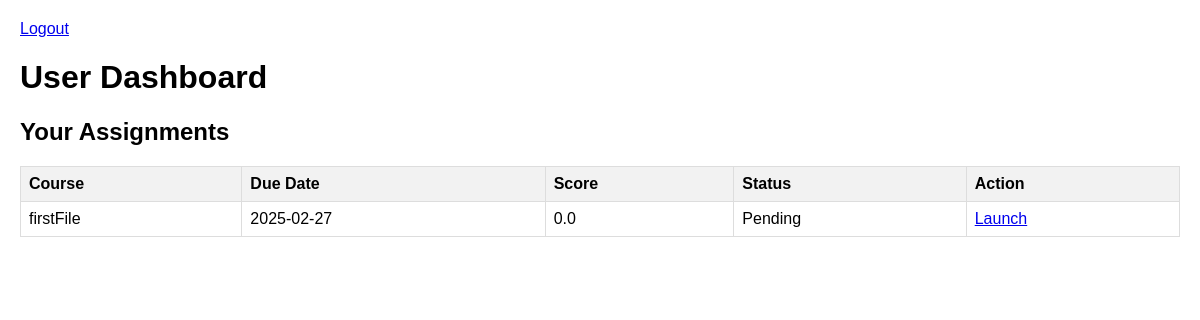
Page /user_dashboard (signed in) on the committed database.
### tables this page shows
CREATE TABLE attempts 
                 (attempt_id INTEGER PRIMARY KEY AUTOINCREMENT, 
                  user_id INTEGER, 
                  course_id TEXT, 
                  correct_responses INTEGER, 
                  incorrect_responses INTEGER, 
                  passed INTEGER, 
                  start_time TEXT, 
                  end_time TEXT, 
                  score REAL,
                  FOREIGN KEY(user_id) REFERENCES users(id));

CREATE TABLE courses (
        id INTEGER PRIMARY KEY AUTOINCREMENT,
        name TEXT NOT NULL,
        filepath TEXT NOT NULL
    );

CREATE TABLE assignments (
        id INTEGER PRIMARY KEY AUTOINCREMENT,
        user_id INTEGER,
        course_id INTEGER,
        due_date TEXT,
        FOREIGN KEY(user_id) REFERENCES users(id),
        FOREIGN KEY(course_id) REFERENCES courses(id)
    );

### app.py (the view)
@app.route('/user_dashboard', methods=['GET', 'POST'])
def user_dashboard():
    if 'user_id' not in session or session.get('is_admin'):
        return redirect(url_for('login'))
    assignments = database.get_assignments(session['user_id'])
    return render_template('user_dashboard.html', assignments=assignments)

### database.py (called while the page is built)
def get_assignments(user_id):
    conn = sqlite3.connect('lmas.db')
    c = conn.cursor()
    c.execute('''SELECT c.name, c.filepath, a.due_date, p.score, p.passed
                 FROM assignments a
                 JOIN courses c ON a.course_id = c.id
                 LEFT JOIN attempts p ON a.user_id = p.user_id AND c.filepath = p.course_id
                 WHERE a.user_id = ?
                 ORDER BY p.end_time DESC LIMIT 1''', (user_id,))
    assignments = c.fetchall()
    conn.close()
    return assignments

### templates/user_dashboard.html
<!DOCTYPE html>
<html>
<head>
    <link rel="stylesheet" href="{{ url_for('static', filename='style.css') }}">
</head>
<body>
    <a href="{{ url_for('logout') }}">Logout</a>
    <h1>User Dashboard</h1>
    <h2>Your Assignments</h2>
    <table>
        <tr><th>Course</th><th>Due Date</th><th>Score</th><th>Status</th><th>Action</th></tr>
        {% for assignment in assignments %}
            <tr>
                <td>{{ assignment[0] }}</td>
                <td>{{ assignment[2] }}</td>
                <td>{{ assignment[3] if assignment[3] is not none else 'N/A' }}</td>
                <td>{{ 'Completed' if assignment[4] else 'Pending' }}</td>
                <td><a href="{{ url_for('launch_course', filepath=assignment[1]) }}">Launch</a></td>
            </tr>
        {% endfor %}
    </table>
</body>
</html>

### static/style.css (style rules this page uses)
body { font-family: Arial, sans-serif; margin: 20px; }
table { border-collapse: collapse; width: 100%; }
th, td { border: 1px solid #ddd; padding: 8px; text-align: left; }
th { background-color: #f2f2f2; }

### rows in the picture
attempts: name "firstFile", due_date "2025-02-27", score "0.0", passed "Pending"
